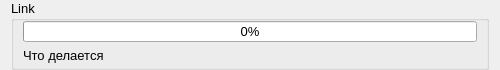
<?xml version="1.0" encoding="UTF-8"?>
<ui version="4.0">
 <class>WidgetProgresBar</class>
 <widget class="QWidget" name="WidgetProgresBar">
  <property name="geometry">
   <rect>
    <x>0</x>
    <y>0</y>
    <width>500</width>
    <height>70</height>
   </rect>
  </property>
  <property name="sizePolicy">
   <sizepolicy hsizetype="Preferred" vsizetype="Preferred">
    <horstretch>0</horstretch>
    <verstretch>0</verstretch>
   </sizepolicy>
  </property>
  <property name="minimumSize">
   <size>
    <width>500</width>
    <height>70</height>
   </size>
  </property>
  <property name="maximumSize">
   <size>
    <width>16777213</width>
    <height>70</height>
   </size>
  </property>
  <property name="windowTitle">
   <string>Form</string>
  </property>
  <layout class="QHBoxLayout" name="horizontalLayout">
   <property name="topMargin">
    <number>0</number>
   </property>
   <property name="bottomMargin">
    <number>0</number>
   </property>
   <item>
    <widget class="QGroupBox" name="groupBox">
     <property name="font">
      <font>
       <pointsize>10</pointsize>
      </font>
     </property>
     <property name="title">
      <string>Link</string>
     </property>
     <layout class="QVBoxLayout" name="verticalLayout_2">
      <property name="topMargin">
       <number>0</number>
      </property>
      <property name="bottomMargin">
       <number>4</number>
      </property>
      <item>
       <layout class="QVBoxLayout" name="verticalLayout">
        <item>
         <widget class="QProgressBar" name="progressBar">
          <property name="value">
           <number>0</number>
          </property>
          <property name="invertedAppearance">
           <bool>false</bool>
          </property>
         </widget>
        </item>
        <item>
         <widget class="QLabel" name="label_action">
          <property name="sizePolicy">
           <sizepolicy hsizetype="Preferred" vsizetype="Fixed">
            <horstretch>0</horstretch>
            <verstretch>0</verstretch>
           </sizepolicy>
          </property>
          <property name="font">
           <font>
            <pointsize>10</pointsize>
           </font>
          </property>
          <property name="text">
           <string>Что делается</string>
          </property>
         </widget>
        </item>
       </layout>
      </item>
     </layout>
    </widget>
   </item>
  </layout>
 </widget>
 <resources/>
 <connections/>
</ui>
